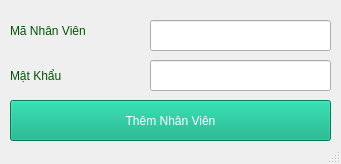
<?xml version="1.0" encoding="UTF-8"?>
<ui version="4.0">
 <class>addstaff</class>
 <widget class="QMainWindow" name="addstaff">
  <property name="geometry">
   <rect>
    <x>0</x>
    <y>0</y>
    <width>341</width>
    <height>164</height>
   </rect>
  </property>
  <property name="windowTitle">
   <string>MainWindow</string>
  </property>
  <widget class="QWidget" name="centralwidget">
   <widget class="QPushButton" name="btn_submit">
    <property name="geometry">
     <rect>
      <x>10</x>
      <y>100</y>
      <width>321</width>
      <height>41</height>
     </rect>
    </property>
    <property name="styleSheet">
     <string notr="true">background-color: rgb(0, 170, 127);
font: 75 14pt &quot;Bahnschrift&quot;; 
color: rgb(255, 255, 255);</string>
    </property>
    <property name="text">
     <string>Thêm Nhân Viên</string>
    </property>
   </widget>
   <widget class="QLabel" name="label">
    <property name="geometry">
     <rect>
      <x>10</x>
      <y>20</y>
      <width>121</width>
      <height>21</height>
     </rect>
    </property>
    <property name="styleSheet">
     <string notr="true">font: 75 14pt &quot;Bahnschrift&quot;; color: rgb(0, 85, 0);</string>
    </property>
    <property name="text">
     <string>Mã Nhân Viên</string>
    </property>
   </widget>
   <widget class="QLabel" name="label_2">
    <property name="geometry">
     <rect>
      <x>10</x>
      <y>60</y>
      <width>101</width>
      <height>31</height>
     </rect>
    </property>
    <property name="styleSheet">
     <string notr="true">font: 75 14pt &quot;Bahnschrift&quot;; color: rgb(0, 85, 0);</string>
    </property>
    <property name="text">
     <string>Mật Khẩu</string>
    </property>
   </widget>
   <widget class="QLineEdit" name="staff_code">
    <property name="geometry">
     <rect>
      <x>150</x>
      <y>20</y>
      <width>181</width>
      <height>31</height>
     </rect>
    </property>
    <property name="echoMode">
     <enum>QLineEdit::Password</enum>
    </property>
   </widget>
   <widget class="QLineEdit" name="staff_pass">
    <property name="geometry">
     <rect>
      <x>150</x>
      <y>60</y>
      <width>181</width>
      <height>31</height>
     </rect>
    </property>
    <property name="echoMode">
     <enum>QLineEdit::Password</enum>
    </property>
   </widget>
  </widget>
  <widget class="QStatusBar" name="statusbar"/>
 </widget>
 <resources/>
 <connections/>
</ui>
